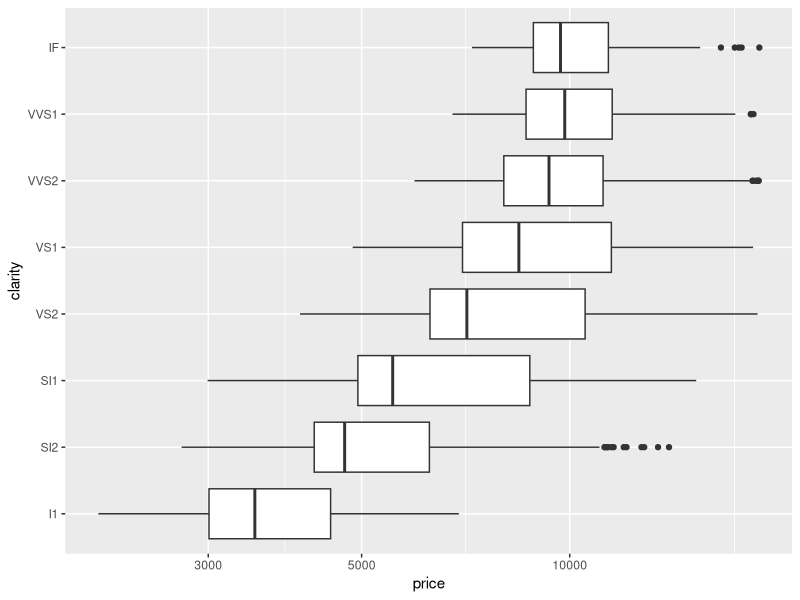
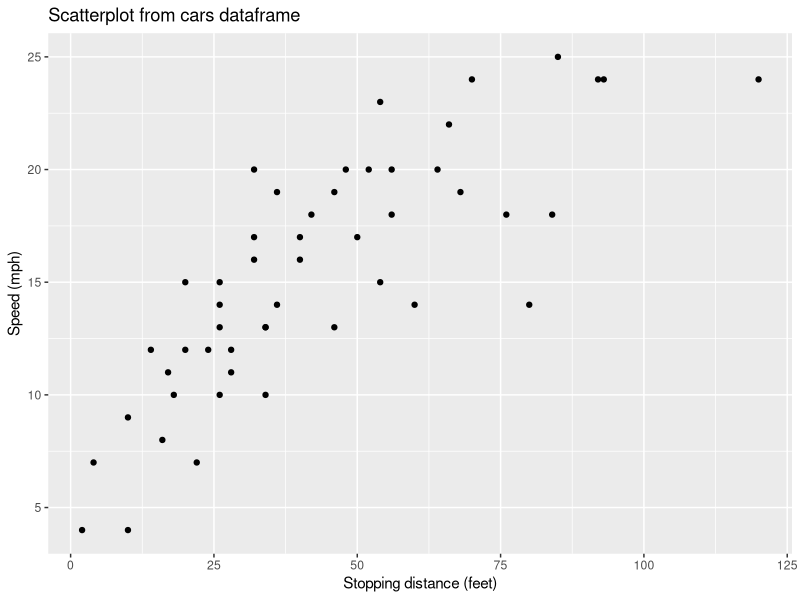

Write R code to recreate these figures, in order.
## ---- chunk 1
library(tidyverse)
## ---- chunk 2
diamonds %>%
  group_by(cut) %>%
  summarize(mean_price = mean(price),
            median_table = median(table))
## ---- chunk 3
library(skimr)
skim(diamonds)
## ---- chunk 4
diamonds %>% filter(carat > 1, carat < 2, color=="G") %>%
  ggplot(aes(x=price, y= clarity)) + geom_boxplot() + scale_x_log10()
## ---- chunk 5
summary_table <- diamonds %>% 
  filter(color == "G") %>%
  group_by(clarity) %>%
  summarize(median_price = median(price))
summary_table
## ---- chunk 6
cars %>% ggplot(aes(x=dist, y = speed)) +
  geom_point() +
  labs(x="Stopping distance (feet)",
       y = "Speed (mph)",
       title = "Scatterplot from cars dataframe")
## ---- chunk 7
diamonds %>% 
  group_by(cut) %>%
  summarize(mean_price = mean(price),
            median_table = median(table))
